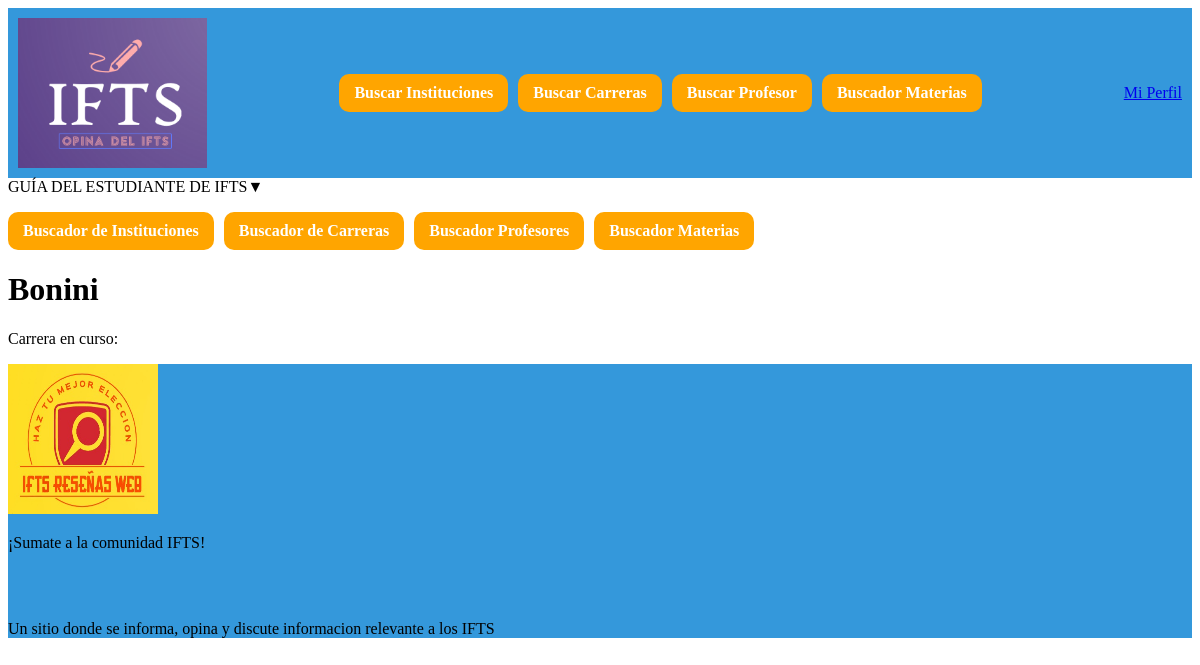
The page /alumno/detalle/1 on the database as committed earlier.
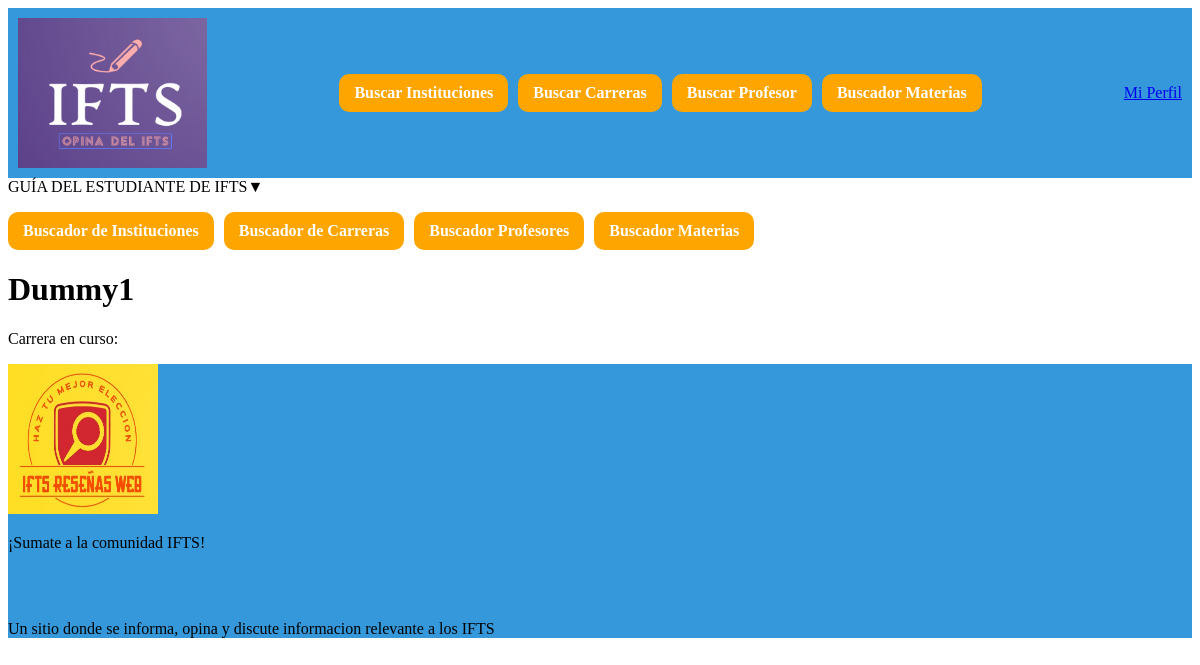
The same page on the database as committed later.
### apps/alumno/models.py (models this page shows, shortened)
class Alumno(models.Model):
    nombre = models.CharField(max_length=100, blank=True, null=True, default=None)
    fk_id_carrera = models.ForeignKey('carrera.Carrera', on_delete=models.CASCADE, null=True, default=None)
    fk_id_usuario = models.ForeignKey('custom_user.CustomUser', on_delete=models.CASCADE, null=True, default=None)

### apps/alumno/views.py (the view)
# urls.py: path('detalle/<int:pk>', AlumnoDetailView.as_view(), name='alumno_detalle'),
class AlumnoDetailView(DetailView):
    model = Alumno
    template_name = 'detalle_alumno.html'  # Nombre del template
    context_object_name = 'alumno'  # Nombre del objeto en el contexto
    def get_context_data(self, **kwargs):
        context = super().get_context_data(**kwargs)
        return context

### apps/alumno/templates/detalle_alumno.html (shortened to what this page needs)
{% extends "template_base.html" %}
{% block content %}
<h1>{{ alumno.nombre }}</h1>
<p>Carrera en curso: {{ titulo_carrera }}</p>
{% endblock %}

Rows that differ between the two databases and show on the page:
changed Alumno: nombre "Bonini" → "Dummy1"
